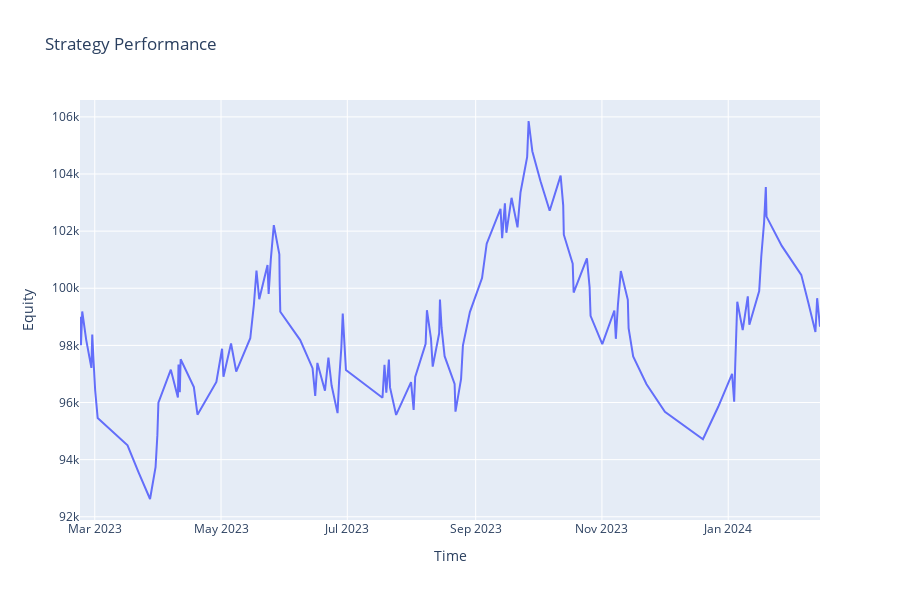

Write notebook code for a chart like this one.
### Code cell
equity_curve = stats._equity_curve['Equity'].reset_index()

fig = px.line(custom_df, x='entry_time', y='account_equity', labels={'index': 'Time'}, title='Strategy Performance')
fig.update_layout(height=600, xaxis_title='Time', yaxis_title='Equity', legend_title='Legend')
fig.show()
